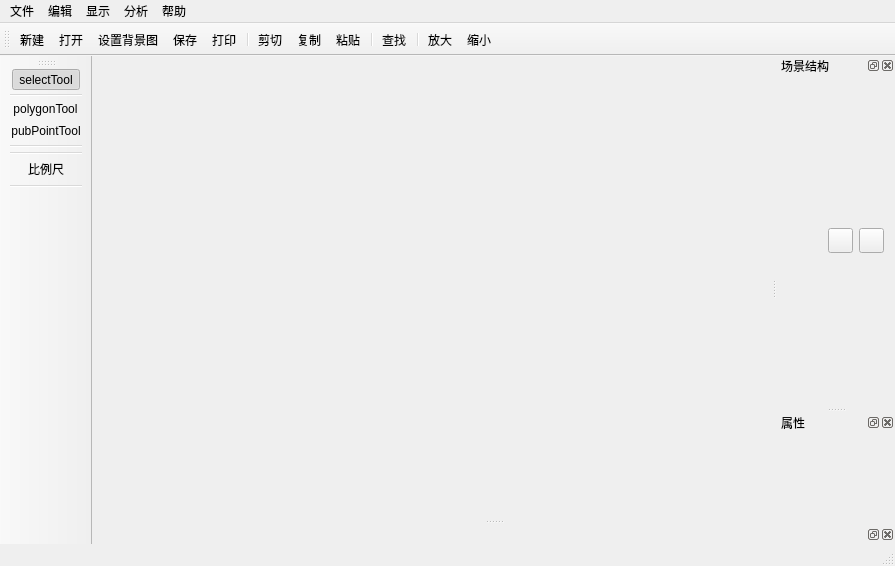
<?xml version="1.0" encoding="UTF-8"?>
<ui version="4.0">
 <class>MainWindow</class>
 <widget class="QMainWindow" name="MainWindow">
  <property name="geometry">
   <rect>
    <x>0</x>
    <y>0</y>
    <width>895</width>
    <height>566</height>
   </rect>
  </property>
  <property name="windowTitle">
   <string>MainWindow</string>
  </property>
  <property name="windowIcon">
   <iconset resource="IndoorMapEditor.qrc">
    <normaloff>:/src/icon/icon.png</normaloff>:/src/icon/icon.png</iconset>
  </property>
  <widget class="QWidget" name="centralWidget"/>
  <widget class="QMenuBar" name="menuBar">
   <property name="geometry">
    <rect>
     <x>0</x>
     <y>0</y>
     <width>895</width>
     <height>23</height>
    </rect>
   </property>
   <widget class="QMenu" name="menu_File">
    <property name="title">
     <string>文件</string>
    </property>
    <addaction name="actionNew"/>
    <addaction name="actionOpen"/>
    <addaction name="actionSetBg"/>
    <addaction name="actionRecent"/>
    <addaction name="separator"/>
    <addaction name="actionClose"/>
    <addaction name="actionSave"/>
    <addaction name="actionSaveAs"/>
    <addaction name="separator"/>
    <addaction name="actionPrintCurrent"/>
    <addaction name="actionPrint"/>
    <addaction name="separator"/>
   </widget>
   <widget class="QMenu" name="menu">
    <property name="title">
     <string>编辑</string>
    </property>
    <addaction name="actionUndo"/>
    <addaction name="actionRedo"/>
    <addaction name="separator"/>
    <addaction name="actionCut"/>
    <addaction name="actionCopy"/>
    <addaction name="actionPaste"/>
    <addaction name="separator"/>
    <addaction name="actionRotate"/>
    <addaction name="actionFlip"/>
    <addaction name="separator"/>
    <addaction name="actionFind"/>
    <addaction name="actionFindRepeat"/>
    <addaction name="separator"/>
    <addaction name="actionDelete"/>
   </widget>
   <widget class="QMenu" name="menu_2">
    <property name="title">
     <string>显示</string>
    </property>
    <addaction name="actionShowShopText"/>
    <addaction name="actionShowPointText"/>
    <addaction name="actionShowDir"/>
    <addaction name="actionFont"/>
    <addaction name="separator"/>
    <addaction name="actionZoomIn"/>
    <addaction name="actionZoomOut"/>
    <addaction name="actionResetZoom"/>
   </widget>
   <widget class="QMenu" name="menu_3">
    <property name="title">
     <string>分析</string>
    </property>
    <addaction name="actionSortAreas"/>
   </widget>
   <widget class="QMenu" name="menu_4">
    <property name="title">
     <string>帮助</string>
    </property>
    <widget class="QMenu" name="menu_5">
     <property name="title">
      <string>语言</string>
     </property>
     <addaction name="action_3"/>
     <addaction name="actionEnglish"/>
    </widget>
    <addaction name="separator"/>
    <addaction name="menu_5"/>
    <addaction name="action_4"/>
   </widget>
   <addaction name="menu_File"/>
   <addaction name="menu"/>
   <addaction name="menu_2"/>
   <addaction name="menu_3"/>
   <addaction name="menu_4"/>
  </widget>
  <widget class="QToolBar" name="mainToolBar">
   <attribute name="toolBarArea">
    <enum>TopToolBarArea</enum>
   </attribute>
   <attribute name="toolBarBreak">
    <bool>false</bool>
   </attribute>
   <addaction name="actionNew"/>
   <addaction name="actionOpen"/>
   <addaction name="actionSetBackground"/>
   <addaction name="actionSave"/>
   <addaction name="actionPrint"/>
   <addaction name="separator"/>
   <addaction name="actionCut"/>
   <addaction name="actionCopy"/>
   <addaction name="actionPaste"/>
   <addaction name="separator"/>
   <addaction name="actionFind"/>
   <addaction name="separator"/>
   <addaction name="actionZoomIn"/>
   <addaction name="actionZoomOut"/>
  </widget>
  <widget class="QStatusBar" name="statusBar"/>
  <widget class="QToolBar" name="toolToolBar">
   <property name="windowTitle">
    <string>toolBar</string>
   </property>
   <attribute name="toolBarArea">
    <enum>LeftToolBarArea</enum>
   </attribute>
   <attribute name="toolBarBreak">
    <bool>false</bool>
   </attribute>
   <addaction name="actionSelectTool"/>
   <addaction name="separator"/>
   <addaction name="actionPolygonTool"/>
   <addaction name="actionPubPointTool"/>
   <addaction name="separator"/>
<!--   <addaction name="actionMergeTool"/>-->
<!--   <addaction name="actionSplitTool"/>-->
   <addaction name="separator"/>
   <addaction name="actionScaleTool"/>
   <addaction name="separator"/>
  </widget>
  <widget class="QDockWidget" name="dockTreeWidget">
   <property name="windowTitle">
    <string>场景结构</string>
   </property>
   <attribute name="dockWidgetArea">
    <number>2</number>
   </attribute>
   <widget class="QWidget" name="dockTreeWidgetContents">
    <property name="sizePolicy">
     <sizepolicy hsizetype="Preferred" vsizetype="Preferred">
      <horstretch>0</horstretch>
      <verstretch>0</verstretch>
     </sizepolicy>
    </property>
    <layout class="QVBoxLayout" name="verticalLayout">
     <item>
      <layout class="QHBoxLayout" name="horizontalLayout_2">
       <item>
        <spacer name="horizontalSpacer">
         <property name="orientation">
          <enum>Qt::Horizontal</enum>
         </property>
         <property name="sizeHint" stdset="0">
          <size>
           <width>40</width>
           <height>20</height>
          </size>
         </property>
        </spacer>
       </item>
       <item>
        <widget class="QPushButton" name="addLayerButton">
         <property name="maximumSize">
          <size>
           <width>25</width>
           <height>25</height>
          </size>
         </property>
         <property name="toolTip">
          <string>新建楼层</string>
         </property>
         <property name="text">
          <string/>
         </property>
         <property name="icon">
          <iconset resource="IndoorMapEditor.qrc">
           <normaloff>:/src/icon/addlayer.png</normaloff>:/src/icon/addlayer.png</iconset>
         </property>
        </widget>
       </item>
       <item>
        <widget class="QPushButton" name="deleteButton">
         <property name="maximumSize">
          <size>
           <width>25</width>
           <height>25</height>
          </size>
         </property>
         <property name="toolTip">
          <string>删除</string>
         </property>
         <property name="text">
          <string/>
         </property>
         <property name="icon">
          <iconset resource="IndoorMapEditor.qrc">
           <normaloff>:/src/icon/trash.png</normaloff>:/src/icon/trash.png</iconset>
         </property>
        </widget>
       </item>
      </layout>
     </item>
    </layout>
   </widget>
  </widget>
  <widget class="QDockWidget" name="dockPropertyWidget">
   <property name="windowTitle">
    <string>属性</string>
   </property>
   <attribute name="dockWidgetArea">
    <number>2</number>
   </attribute>
   <widget class="QWidget" name="dockPropWidgetContents"/>
  </widget>
  <widget class="QDockWidget" name="dockOutputWidget">
   <attribute name="dockWidgetArea">
    <number>8</number>
   </attribute>
   <widget class="QWidget" name="dockWidgetContents"/>
  </widget>
  <action name="actionOpen">
   <property name="icon">
    <iconset resource="IndoorMapEditor.qrc">
     <normaloff>:/src/icon/fileopen.png</normaloff>:/src/icon/fileopen.png</iconset>
   </property>
   <property name="text">
    <string>打开...</string>
   </property>
   <property name="toolTip">
    <string>打开文件</string>
   </property>
   <property name="shortcut">
    <string>Ctrl+O</string>
   </property>
  </action>
  <action name="actionSetBackground">
   <property name="icon">
    <iconset resource="IndoorMapEditor.qrc">
      <normaloff>:/src/icon/background.png</normaloff>:/src/icon/background.png
    </iconset>
   </property>
   <property name="text">
    <string>设置背景图</string>
   </property>
   <property name="toolTip">
    <string>设置背景图</string>
   </property>
  </action>
  <action name="actionSetBg">
   <property name="text">
    <string>设置背景图</string>
   </property>
   <property name="toolTip">
    <string>设置背景图</string>
   </property>
  </action>
  <action name="actionSave">
   <property name="icon">
    <iconset resource="IndoorMapEditor.qrc">
     <normaloff>:/src/icon/filesave.png</normaloff>:/src/icon/filesave.png</iconset>
   </property>
   <property name="text">
    <string>保存</string>
   </property>
   <property name="toolTip">
    <string>保存文件</string>
   </property>
   <property name="shortcut">
    <string>Ctrl+S</string>
   </property>
  </action>
  <action name="actionNew">
   <property name="icon">
    <iconset resource="IndoorMapEditor.qrc">
     <normaloff>:/src/icon/filenew.png</normaloff>:/src/icon/filenew.png</iconset>
   </property>
   <property name="text">
    <string>新建</string>
   </property>
   <property name="toolTip">
    <string>新建文件</string>
   </property>
   <property name="shortcut">
    <string>Ctrl+N</string>
   </property>
  </action>
  <action name="actionClose">
   <property name="text">
    <string>关闭</string>
   </property>
   <property name="toolTip">
    <string>关闭文件</string>
   </property>
   <property name="shortcut">
    <string>Ctrl+W</string>
   </property>
  </action>
  <action name="actionRecent">
   <property name="text">
    <string>最近打开的文件</string>
   </property>
   <property name="toolTip">
    <string>最近打开的文件</string>
   </property>
  </action>
  <action name="actionSaveAs">
   <property name="text">
    <string>另存为...</string>
   </property>
   <property name="toolTip">
    <string>另存为文件</string>
   </property>
   <property name="shortcut">
    <string>Ctrl+Shift+S</string>
   </property>
  </action>
  <action name="actionQuit">
   <property name="text">
    <string>退出</string>
   </property>
   <property name="toolTip">
    <string>退出程序</string>
   </property>
  </action>
  <action name="actionPrint">
   <property name="icon">
    <iconset resource="IndoorMapEditor.qrc">
     <normaloff>:/src/icon/fileprint.png</normaloff>:/src/icon/fileprint.png</iconset>
   </property>
   <property name="text">
    <string>打印...</string>
   </property>
   <property name="toolTip">
    <string>打印</string>
   </property>
   <property name="shortcut">
    <string>Ctrl+P</string>
   </property>
  </action>
  <action name="actionExport">
   <property name="text">
    <string>导出</string>
   </property>
  </action>
  <action name="actionPolygonTool">
   <property name="checkable">
    <bool>true</bool>
   </property>
   <property name="icon">
    <iconset resource="IndoorMapEditor.qrc">
     <normaloff>:/src/icon/polygon.png</normaloff>:/src/icon/polygon.png</iconset>
   </property>
   <property name="text">
    <string>polygonTool</string>
   </property>
   <property name="toolTip">
    <string>创建多边形</string>
   </property>
  </action>
  <action name="actionSelectTool">
   <property name="checkable">
    <bool>true</bool>
   </property>
   <property name="checked">
    <bool>true</bool>
   </property>
   <property name="icon">
    <iconset resource="IndoorMapEditor.qrc">
     <normaloff>:/src/icon/select.png</normaloff>:/src/icon/select.png</iconset>
   </property>
   <property name="text">
    <string>selectTool</string>
   </property>
   <property name="toolTip">
    <string>选择工具</string>
   </property>
  </action>
  <action name="actionPubPointTool">
   <property name="checkable">
    <bool>true</bool>
   </property>
   <property name="icon">
    <iconset resource="IndoorMapEditor.qrc">
     <normaloff>:/src/icon/pubpoint.png</normaloff>:/src/icon/pubpoint.png</iconset>
   </property>
   <property name="text">
    <string>pubPointTool</string>
   </property>
   <property name="toolTip">
    <string>添加公共设施点</string>
   </property>
  </action>
  <action name="actionPanTool">
   <property name="checkable">
    <bool>true</bool>
   </property>
   <property name="icon">
    <iconset resource="IndoorMapEditor.qrc">
     <normaloff>:/src/icon/pan.png</normaloff>:/src/icon/pan.png</iconset>
   </property>
   <property name="text">
    <string>panTool</string>
   </property>
   <property name="toolTip">
    <string>平移工具</string>
   </property>
  </action>
  <action name="actionUndo">
   <property name="icon">
    <iconset resource="IndoorMapEditor.qrc">
     <normaloff>:/src/icon/editundo.png</normaloff>:/src/icon/editundo.png</iconset>
   </property>
   <property name="text">
    <string>撤销</string>
   </property>
   <property name="shortcut">
    <string>Ctrl+Z</string>
   </property>
  </action>
  <action name="actionRedo">
   <property name="icon">
    <iconset resource="IndoorMapEditor.qrc">
     <normaloff>:/src/icon/editredo.png</normaloff>:/src/icon/editredo.png</iconset>
   </property>
   <property name="text">
    <string>重做</string>
   </property>
   <property name="shortcut">
    <string>Ctrl+Shift+Z</string>
   </property>
  </action>
  <action name="actionAddFloor">
   <property name="text">
    <string>添加楼层</string>
   </property>
  </action>
  <action name="actionAddFuncArea">
   <property name="text">
    <string>添加房间</string>
   </property>
  </action>
  <action name="actionAddPubpoint">
   <property name="text">
    <string>添加公共设施点</string>
   </property>
  </action>
  <action name="actionDelete">
   <property name="text">
    <string>删除</string>
   </property>
   <property name="shortcut">
    <string>Del</string>
   </property>
  </action>
  <action name="actionZoomTool">
   <property name="icon">
    <iconset resource="IndoorMapEditor.qrc">
     <normaloff>:/src/icon/zoomin.png</normaloff>:/src/icon/zoomin.png</iconset>
   </property>
   <property name="text">
    <string>放缩</string>
   </property>
   <property name="toolTip">
    <string>缩放场景</string>
   </property>
  </action>
  <action name="actionShowShopText">
   <property name="checkable">
    <bool>true</bool>
   </property>
   <property name="checked">
    <bool>true</bool>
   </property>
   <property name="text">
    <string>显示店铺名称</string>
   </property>
   <property name="toolTip">
    <string>显示视图中的店铺名称</string>
   </property>
  </action>
  <action name="actionFont">
   <property name="icon">
    <iconset resource="IndoorMapEditor.qrc">
     <normaloff>:/src/icon/font.png</normaloff>:/src/icon/font.png</iconset>
   </property>
   <property name="text">
    <string>字体...</string>
   </property>
   <property name="toolTip">
    <string>设置视图中的字体</string>
   </property>
  </action>
  <action name="actionZoomIn">
   <property name="icon">
    <iconset resource="IndoorMapEditor.qrc">
     <normaloff>:/src/icon/zoomin.png</normaloff>:/src/icon/zoomin.png</iconset>
   </property>
   <property name="text">
    <string>放大</string>
   </property>
   <property name="toolTip">
    <string>放大场景</string>
   </property>
   <property name="shortcut">
    <string>Ctrl+=</string>
   </property>
  </action>
  <action name="actionZoomOut">
   <property name="icon">
    <iconset resource="IndoorMapEditor.qrc">
     <normaloff>:/src/icon/zoomout.png</normaloff>:/src/icon/zoomout.png</iconset>
   </property>
   <property name="text">
    <string>缩小</string>
   </property>
   <property name="toolTip">
    <string>缩小场景</string>
   </property>
   <property name="shortcut">
    <string>Ctrl+-</string>
   </property>
  </action>
  <action name="actionResetZoom">
   <property name="text">
    <string>重置缩放</string>
   </property>
   <property name="toolTip">
    <string>重置场景缩放</string>
   </property>
  </action>
<!--  <action name="actionMergeTool">-->
<!--   <property name="checkable">-->
<!--    <bool>true</bool>-->
<!--   </property>-->
<!--   <property name="icon">-->
<!--    <iconset resource="IndoorMapEditor.qrc">-->
<!--     <normaloff>:/src/icon/merge.png</normaloff>:/src/icon/merge.png</iconset>-->
<!--   </property>-->
<!--   <property name="text">-->
<!--    <string>合并</string>-->
<!--   </property>-->
<!--   <property name="toolTip">-->
<!--    <string>合并形状工具</string>-->
<!--   </property>-->
<!--  </action>-->
<!--  <action name="actionSplitTool">-->
<!--   <property name="checkable">-->
<!--    <bool>true</bool>-->
<!--   </property>-->
<!--   <property name="icon">-->
<!--    <iconset resource="IndoorMapEditor.qrc">-->
<!--     <normaloff>:/src/icon/split.png</normaloff>:/src/icon/split.png</iconset>-->
<!--   </property>-->
<!--   <property name="text">-->
<!--    <string>分裂</string>-->
<!--   </property>-->
<!--   <property name="toolTip">-->
<!--    <string>分裂形状工具</string>-->
<!--   </property>-->
<!--  </action>-->
  <action name="actionScaleTool">
   <property name="checkable">
    <bool>true</bool>
   </property>
   <property name="icon">
    <iconset resource="IndoorMapEditor.qrc">
     <normaloff>:/src/icon/scale.png</normaloff>:/src/icon/scale.png</iconset>
   </property>
   <property name="text">
    <string>比例尺</string>
   </property>
   <property name="toolTip">
    <string>比例尺工具</string>
   </property>
  </action>
  <action name="actionPrintCurrent">
   <property name="icon">
    <iconset resource="IndoorMapEditor.qrc">
     <normaloff>:/src/icon/fileprint.png</normaloff>:/src/icon/fileprint.png</iconset>
   </property>
   <property name="text">
    <string>打印视口...</string>
   </property>
   <property name="toolTip">
    <string>打印当前视图</string>
   </property>
  </action>
  <action name="actionShowPointText">
   <property name="checkable">
    <bool>true</bool>
   </property>
   <property name="checked">
    <bool>true</bool>
   </property>
   <property name="text">
    <string>显示设施点</string>
   </property>
  </action>
  <action name="actionShowDir">
   <property name="checkable">
    <bool>true</bool>
   </property>
   <property name="text">
    <string>显示主轴向</string>
   </property>
   <property name="toolTip">
    <string>显示主轴向</string>
   </property>
  </action>
  <action name="actionFindRepeat">
   <property name="text">
    <string>检查同铺</string>
   </property>
   <property name="toolTip">
    <string>检查所有相同品牌的店铺</string>
   </property>
  </action>
  <action name="actionRotate">
   <property name="icon">
    <iconset resource="IndoorMapEditor.qrc">
     <normaloff>:/src/icon/rotateright.png</normaloff>:/src/icon/rotateright.png</iconset>
   </property>
   <property name="text">
    <string>旋转...</string>
   </property>
   <property name="toolTip">
    <string>旋转地图</string>
   </property>
  </action>
  <action name="actionFlip">
   <property name="icon">
    <iconset resource="IndoorMapEditor.qrc">
     <normaloff>:/src/icon/flip.png</normaloff>:/src/icon/flip.png</iconset>
   </property>
   <property name="text">
    <string>对称...</string>
   </property>
   <property name="toolTip">
    <string>对称翻转地图</string>
   </property>
  </action>
  <action name="actionFind">
   <property name="icon">
    <iconset resource="IndoorMapEditor.qrc">
     <normaloff>:/src/icon/edit-find.png</normaloff>:/src/icon/edit-find.png</iconset>
   </property>
   <property name="text">
    <string>查找...</string>
   </property>
   <property name="toolTip">
    <string>查找店铺</string>
   </property>
   <property name="shortcut">
    <string>Ctrl+F</string>
   </property>
  </action>
  <action name="actionSortAreas">
   <property name="text">
    <string>铺位分类</string>
   </property>
  </action>
  <action name="actionShowAreaSort">
   <property name="checkable">
    <bool>true</bool>
   </property>
   <property name="checked">
    <bool>true</bool>
   </property>
   <property name="text">
    <string>显示铺位类别</string>
   </property>
  </action>
  <action name="actionCut">
   <property name="icon">
    <iconset resource="IndoorMapEditor.qrc">
     <normaloff>:/src/icon/cut.png</normaloff>:/src/icon/cut.png</iconset>
   </property>
   <property name="text">
    <string>剪切</string>
   </property>
   <property name="shortcut">
    <string>Ctrl+X</string>
   </property>
  </action>
  <action name="actionCopy">
   <property name="icon">
    <iconset resource="IndoorMapEditor.qrc">
     <normaloff>:/src/icon/copy.png</normaloff>:/src/icon/copy.png</iconset>
   </property>
   <property name="text">
    <string>复制</string>
   </property>
   <property name="shortcut">
    <string>Ctrl+C</string>
   </property>
  </action>
  <action name="actionPaste">
   <property name="icon">
    <iconset resource="IndoorMapEditor.qrc">
     <normaloff>:/src/icon/editpaste.png</normaloff>:/src/icon/editpaste.png</iconset>
   </property>
   <property name="text">
    <string>粘贴</string>
   </property>
   <property name="shortcut">
    <string>Ctrl+V</string>
   </property>
  </action>
  <action name="action_3">
   <property name="text">
    <string>简体中文</string>
   </property>
  </action>
  <action name="actionEnglish">
   <property name="text">
    <string>English</string>
   </property>
  </action>
  <action name="action_4">
   <property name="text">
    <string>关于...</string>
   </property>
  </action>
 </widget>
 <layoutdefault spacing="6" margin="11"/>
 <resources>
  <include location="IndoorMapEditor.qrc"/>
 </resources>
 <connections/>
</ui>
